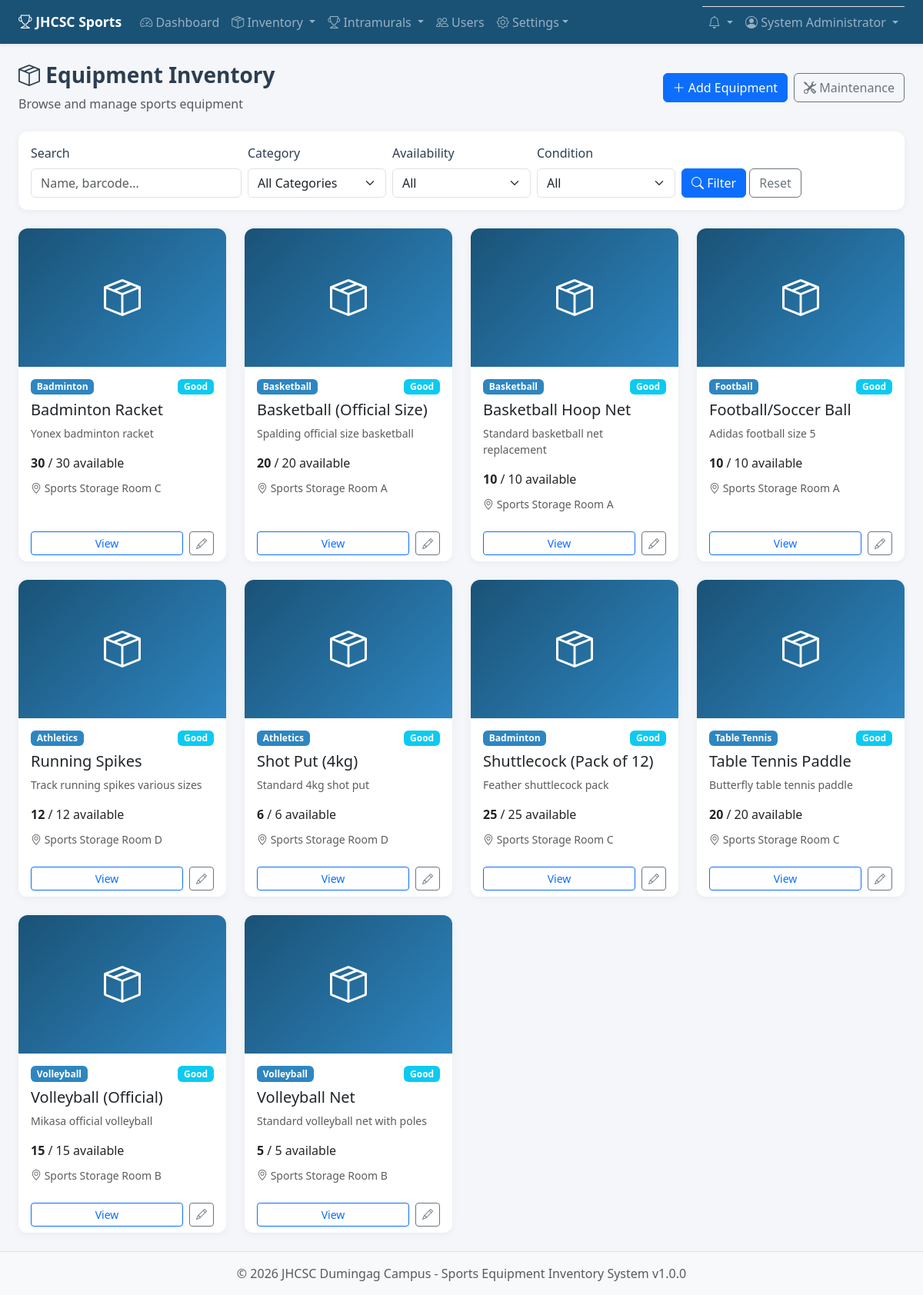
Page /equipment/index.php (signed in) on the committed database.
### tables this page shows
CREATE TABLE IF NOT EXISTS equipment (
    id INT AUTO_INCREMENT PRIMARY KEY,
    category_id INT NOT NULL,
    name VARCHAR(150) NOT NULL,
    description TEXT,
    barcode VARCHAR(50) DEFAULT NULL UNIQUE,
    quantity_total INT NOT NULL DEFAULT 0,
    quantity_available INT NOT NULL DEFAULT 0,
    quantity_borrowed INT NOT NULL DEFAULT 0,
    quantity_reserved INT NOT NULL DEFAULT 0,
    quantity_damaged INT NOT NULL DEFAULT 0,
    quantity_maintenance INT NOT NULL DEFAULT 0,
    `condition` ENUM('excellent', 'good', 'fair', 'poor', 'damaged') NOT NULL DEFAULT 'good',
    location VARCHAR(100) DEFAULT 'Sports Office',
    image VARCHAR(255) DEFAULT NULL,
    low_stock_threshold INT NOT NULL DEFAULT 3,
    is_active TINYINT(1) NOT NULL DEFAULT 1,
    created_at TIMESTAMP DEFAULT CURRENT_TIMESTAMP,
    updated_at TIMESTAMP DEFAULT CURRENT_TIMESTAMP ON UPDATE CURRENT_TIMESTAMP,
    FOREIGN KEY (category_id) REFERENCES equipment_categories(id) ON DELETE RESTRICT
);

CREATE TABLE IF NOT EXISTS equipment_categories (
    id INT AUTO_INCREMENT PRIMARY KEY,
    name VARCHAR(100) NOT NULL UNIQUE,
    description TEXT,
    is_active TINYINT(1) NOT NULL DEFAULT 1,
    created_at TIMESTAMP DEFAULT CURRENT_TIMESTAMP
);

### includes/theme.php (called while the page is built, shortened)
<?php
function getActiveTheme(): array
{
    $presets = getThemePresets();
    $presetKey = getSetting('theme_preset', 'jhcsc_blue');
    $theme = $presets[$presetKey] ?? $presets['jhcsc_blue'];
    $theme['preset'] = $presetKey;
    return $theme;
}

### includes/auth.php (called while the page is built, shortened)
<?php
require_once __DIR__ . '/../config/config.php';
require_once __DIR__ . '/functions.php';
function isLoggedIn(): bool
{
    return isset($_SESSION['user_id']) && !empty($_SESSION['user_id']);
}
function isIntramuralsOnlyRole(): bool
{
    return isLoggedIn() && in_array($_SESSION['user_role'] ?? '', ['unit_manager', 'coach', 'tabulator'], true);
}
function getHomeUrl(): string
{
    return BASE_URL . '/dashboard.php';
}
function canManageInventory(): bool
{
    return isLoggedIn() && in_array($_SESSION['user_role'], ['admin', 'coordinator', 'staff'], true);
}
function canManageUsers(): bool
{
    return isLoggedIn() && $_SESSION['user_role'] === 'admin';
}
function canManageSettings(): bool
{
    return isLoggedIn() && $_SESSION['user_role'] === 'admin';
}
function canViewIntramurals(): bool
{
    return isLoggedIn();
}

### equipment/index.php (the view, shortened to what this page needs)
<?php
require_once __DIR__ . '/../includes/auth.php';
$db = getDB();
$search = get('search');
$page = max(1, (int) get('page', '1'));
$perPage = 12;
$where = ['e.is_active = 1'];
$params = [];
$whereClause = implode(' AND ', $where);
$countStmt = $db->prepare("SELECT COUNT(*) FROM equipment e WHERE $whereClause");
$countStmt->execute($params);
$total = (int) $countStmt->fetchColumn();
$pagination = paginate($total, $perPage, $page);
$sql = "SELECT e.*, c.name as category_name FROM equipment e
        JOIN equipment_categories c ON e.category_id = c.id
        WHERE $whereClause ORDER BY e.name ASC LIMIT {$pagination['offset']}, $perPage";
$stmt = $db->prepare($sql);
$stmt->execute($params);
$equipment = $stmt->fetchAll();
require_once __DIR__ . '/../includes/header.php';
?>
<div class="page-header d-flex justify-content-between align-items-center flex-wrap gap-2">
    <div>
        <h1><i class="bi bi-box-seam"></i> Equipment Inventory</h1>
        <p class="text-muted mb-0">Browse and manage sports equipment</p>
    </div>
    <?php if (canManageInventory()): ?>
    <div class="d-flex gap-2">
        <a href="<?= BASE_URL ?>/equipment/add.php" class="btn btn-primary"><i class="bi bi-plus-lg"></i> Add Equipment</a>
        <a href="<?= BASE_URL ?>/equipment/maintenance.php" class="btn btn-outline-secondary"><i class="bi bi-tools"></i> Maintenance</a>
    </div>
    <?php endif; ?>
</div>
<div class="filter-bar">
    <form method="GET" class="row g-2 align-items-end">
        <div class="col-md-3">
            <label class="form-label">Search</label>
            <input type="text" name="search" class="form-control" placeholder="Name, barcode..." value="<?= sanitize($search) ?>">
        </div>
        <div class="col-md-2">
            <label class="form-label">Category</label>
            <select name="category" class="form-select">
                <option value="">All Categories</option>
            </select>
        </div>
        <div class="col-md-2">
            <label class="form-label">Availability</label>
            <select name="availability" class="form-select">
                <option value="">All</option>
            </select>
        </div>
        <div class="col-md-2">
            <label class="form-label">Condition</label>
            <select name="condition" class="form-select">
                <option value="">All</option>
            </select>
        </div>
        <div class="col-md-3">
            <button type="submit" class="btn btn-primary"><i class="bi bi-search"></i> Filter</button>
            <a href="<?= BASE_URL ?>/equipment/index.php" class="btn btn-outline-secondary">Reset</a>
        </div>
    </form>
</div>
<div class="row g-4">
    <?php if (empty($equipment)): ?>
    <div class="col-12 text-center py-5">
        <i class="bi bi-inbox" style="font-size: 4rem; color: #ccc;"></i>
        <p class="text-muted mt-3">No equipment found</p>
    </div>
    <?php else: ?>
    <?php foreach ($equipment as $eq): ?>
    <div class="col-md-6 col-lg-4 col-xl-3">
        <div class="card equipment-card h-100">
            <?php if ($eq['image']): ?>
            <img src="<?= UPLOAD_URL . sanitize($eq['image']) ?>" class="card-img-top" alt="<?= sanitize($eq['name']) ?>">
            <?php else: ?>
            <div class="placeholder-img"><i class="bi bi-box-seam"></i></div>
            <?php endif; ?>
            <div class="card-body">
                <div class="d-flex justify-content-between align-items-start mb-2">
                    <span class="badge bg-secondary"><?= sanitize($eq['category_name']) ?></span>
                    <?= statusBadge($eq['condition']) ?>
                </div>
                <h5 class="card-title"><?= sanitize($eq['name']) ?></h5>
                <p class="card-text text-muted small"><?= sanitize(substr($eq['description'] ?? '', 0, 80)) ?></p>
                <div class="d-flex justify-content-between align-items-center mb-2">
                    <span><strong><?= $eq['quantity_available'] ?></strong> / <?= $eq['quantity_total'] ?> available</span>
                </div>
                <small class="text-muted"><i class="bi bi-geo-alt"></i> <?= sanitize($eq['location']) ?></small>
            </div>
            <div class="card-footer bg-white border-top-0 d-flex gap-2">
                <a href="<?= BASE_URL ?>/equipment/view.php?id=<?= $eq['id'] ?>" class="btn btn-sm btn-outline-primary flex-fill">View</a>
                <?php if (canManageInventory()): ?>
                <a href="<?= BASE_URL ?>/equipment/edit.php?id=<?= $eq['id'] ?>" class="btn btn-sm btn-outline-secondary"><i class="bi bi-pencil"></i></a>
                <?php endif; ?>
            </div>
        </div>
    </div>
    <?php endforeach; ?>
    <?php endif; ?>
</div>
<?php require_once __DIR__ . '/../includes/footer.php'; ?>

### includes/header.php (shortened to what this page needs)
<!DOCTYPE html>
<html lang="en">
<head>
    <link href="https://cdn.jsdelivr.net/npm/bootstrap@5.3.2/dist/css/bootstrap.min.css" rel="stylesheet">
    <link href="https://cdn.jsdelivr.net/npm/bootstrap-icons@1.11.1/font/bootstrap-icons.css" rel="stylesheet">
    <link href="<?= BASE_URL ?>/assets/css/style.css" rel="stylesheet">
</head>
<body class="<?= (getActiveTheme()['preset'] ?? '') === 'dark_mode' ? 'theme-dark' : '' ?>">
<?php if (isLoggedIn()): ?>
<nav class="navbar navbar-expand-lg navbar-dark bg-primary sticky-top shadow-sm">
    <div class="container-fluid px-3 px-lg-4">
        <a class="navbar-brand fw-bold" href="<?= getHomeUrl() ?>">
            <i class="bi bi-trophy"></i>
            <span class="brand-full"> JHCSC Sports</span>
        </a>
        <div class="collapse navbar-collapse" id="navbarNav">
            <ul class="navbar-nav me-auto pt-2 pt-lg-0">
                <?php if (!isIntramuralsOnlyRole()): ?>
                <li class="nav-item">
                    <a class="nav-link" href="<?= BASE_URL ?>/dashboard.php"><i class="bi bi-speedometer2"></i> Dashboard</a>
                </li>
                <li class="nav-item dropdown">
                    <a class="nav-link dropdown-toggle" href="#" data-bs-toggle="dropdown" data-bs-auto-close="outside">
                        <i class="bi bi-box-seam"></i> Inventory
                    </a>
                </li>
                <?php endif; ?>
                <?php if (canViewIntramurals()): ?>
                <li class="nav-item dropdown">
                    <a class="nav-link dropdown-toggle" href="#" data-bs-toggle="dropdown" data-bs-auto-close="outside">
                        <i class="bi bi-trophy"></i> Intramurals
                    </a>
                </li>
                <?php endif; ?>
                <?php if (canManageUsers()): ?>
                <li class="nav-item">
                    <a class="nav-link" href="<?= BASE_URL ?>/users/index.php"><i class="bi bi-people"></i> Users</a>
                </li>
                <?php endif; ?>
                <?php if (canManageSettings()): ?>
                <li class="nav-item dropdown">
                    <a class="nav-link dropdown-toggle" href="#" data-bs-toggle="dropdown"><i class="bi bi-gear"></i> Settings</a>
                </li>
                <?php endif; ?>
            </ul>
            <ul class="navbar-nav ms-lg-auto pt-2 pt-lg-0 border-top border-lg-0 mt-2 mt-lg-0">
                <li class="nav-item dropdown d-none d-lg-block">
                    <a class="nav-link dropdown-toggle position-relative" href="#" data-bs-toggle="dropdown" aria-label="Notifications">
                        <i class="bi bi-bell"></i>
                    </a>
                </li>
                <li class="nav-item dropdown">
                    <a class="nav-link dropdown-toggle" href="#" data-bs-toggle="dropdown">
                        <i class="bi bi-person-circle"></i>
                        <span class="user-name-text"><?= sanitize($_SESSION['user_name']) ?></span>
                    </a>
                </li>
            </ul>
        </div>
    </div>
</nav>
<?php endif; ?>
<main class="<?= isLoggedIn() ? 'app-main container-fluid px-3 px-sm-4 py-3 py-md-4' : '' ?>">

### includes/functions.php (shortened to what this page needs)
<?php
function sanitize(string $input): string
{
    return htmlspecialchars(trim($input), ENT_QUOTES, 'UTF-8');
}
function get(string $key, $default = ''): string
{
    return isset($_GET[$key]) ? trim($_GET[$key]) : $default;
}
function getSetting(string $key, $default = null)
{
    $db = getDB();
    $stmt = $db->prepare('SELECT setting_value, setting_type FROM system_settings WHERE setting_key = ?');
    $stmt->execute([$key]);
    $row = $stmt->fetch();
    return match ($row['setting_type']) {
        'integer' => (int) $row['setting_value'],
        'boolean' => (bool) $row['setting_value'],
        'json'    => json_decode($row['setting_value'], true),
        default   => $row['setting_value'],
    };
}
function statusBadge(string $status): string
{
    $classes = [
        'pending'     => 'warning',
        'approved'    => 'info',
        'rejected'    => 'danger',
        'cancelled'   => 'secondary',
        'checked_out' => 'primary',
        'returned'    => 'success',
        'overdue'     => 'danger',
        'excellent'   => 'success',
        'good'        => 'info',
        'fair'        => 'warning',
        'poor'        => 'danger',
        'damaged'     => 'danger',
        'scheduled'   => 'info',
        'in_progress' => 'warning',
        'ongoing'     => 'warning',
        'completed'   => 'success',
        'forfeit'     => 'danger',
        'reported'    => 'warning',
        'resolved'    => 'success',
    ];
    $class = $classes[$status] ?? 'secondary';
    return '<span class="badge bg-' . $class . '">' . ucfirst(str_replace('_', ' ', $status)) . '</span>';
}
function paginate(int $total, int $perPage, int $currentPage): array
{
    $totalPages = max(1, (int) ceil($total / $perPage));
    $currentPage = max(1, min($currentPage, $totalPages));
    $offset = ($currentPage - 1) * $perPage;
    return [
        'total'        => $total,
        'per_page'     => $perPage,
        'current_page' => $currentPage,
        'total_pages'  => $totalPages,
        'offset'       => $offset,
    ];
}

### includes/footer.php (shortened to what this page needs)
</main>
<footer class="footer mt-auto py-3 bg-light border-top">
    <div class="container-fluid px-3 px-sm-4 text-center">
        <span class="text-muted footer-text">&copy; <?= date('Y') ?> <?= APP_CAMPUS ?> - Sports Equipment Inventory System v<?= APP_VERSION ?></span>
    </div>
</footer>
</body>
</html>

### assets/css/style.css (style rules this page uses)
:root { --jhcsc-primary: #1a5276; --jhcsc-secondary: #2e86c1; --jhcsc-accent: #f39c12; }
body { min-height: 100vh; display: flex; flex-direction: column; background-color: var(--theme-body-bg, #f4f6f9); color: var(--theme-text, #2c3e50); }
main { flex: 1; }
.navbar-brand { font-size: 1.1rem; }
.equipment-card { border: none; border-radius: 12px; overflow: hidden; transition: transform 0.2s, box-shadow 0.2s; }
.equipment-card .placeholder-img { height: 180px; display: flex; align-items: center; justify-content: center; background: linear-gradient(135deg, var(--theme-primary, #667eea) 0%, var(--theme-secondary, #764ba2) 100%); color: white; font-size: 3rem; }
.card { border: none; border-radius: 12px; box-shadow: 0 2px 10px rgba(0,0,0,0.05); background-color: var(--theme-card-bg, #ffffff); }
.page-header h1 { font-size: 1.75rem; font-weight: 700; color: var(--theme-text, #2c3e50); }
.page-header { margin-bottom: 1.5rem; }
.page-header.d-flex, .page-header.flex-wrap { flex-wrap: wrap; gap: 0.75rem; }
.brand-full { display: inline; }
.filter-bar { background: var(--theme-card-bg, white); border-radius: 12px; padding: 1rem; margin-bottom: 1.5rem; box-shadow: 0 2px 10px rgba(0,0,0,0.05); }

### rows in the picture
equipment: category.name "Badminton", condition "Good", name "Badminton Racket", description "Yonex badminton racket", quantity_available "30", quantity_total "30", location "Sports Storage Room C"
equipment: category.name "Basketball", condition "Good", name "Basketball (Official Size)", description "Spalding official size basketball", quantity_available "20", quantity_total "20", location "Sports Storage Room A"
equipment: category.name "Basketball", condition "Good", name "Basketball Hoop Net", description "Standard basketball net replacement", quantity_available "10", quantity_total "10", location "Sports Storage Room A"
equipment: category.name "Football", condition "Good", name "Football/Soccer Ball", description "Adidas football size 5", quantity_available "10", quantity_total "10", location "Sports Storage Room A"
equipment: category.name "Athletics", condition "Good", name "Running Spikes", description "Track running spikes various sizes", quantity_available "12", quantity_total "12", location "Sports Storage Room D"
equipment: category.name "Athletics", condition "Good", name "Shot Put (4kg)", description "Standard 4kg shot put", quantity_available "6", quantity_total "6", location "Sports Storage Room D"
equipment: category.name "Badminton", condition "Good", name "Shuttlecock (Pack of 12)", description "Feather shuttlecock pack", quantity_available "25", quantity_total "25", location "Sports Storage Room C"
equipment: category.name "Table Tennis", condition "Good", name "Table Tennis Paddle", description "Butterfly table tennis paddle", quantity_available "20", quantity_total "20", location "Sports Storage Room C"
equipment: category.name "Volleyball", condition "Good", name "Volleyball (Official)", description "Mikasa official volleyball", quantity_available "15", quantity_total "15", location "Sports Storage Room B"
equipment: category.name "Volleyball", condition "Good", name "Volleyball Net", description "Standard volleyball net with poles", quantity_available "5", quantity_total "5", location "Sports Storage Room B"

### other values in the picture
$_SESSION['user_name'] "System Administrator"
APP_CAMPUS "JHCSC Dumingag Campus"
APP_VERSION "1.0.0"
